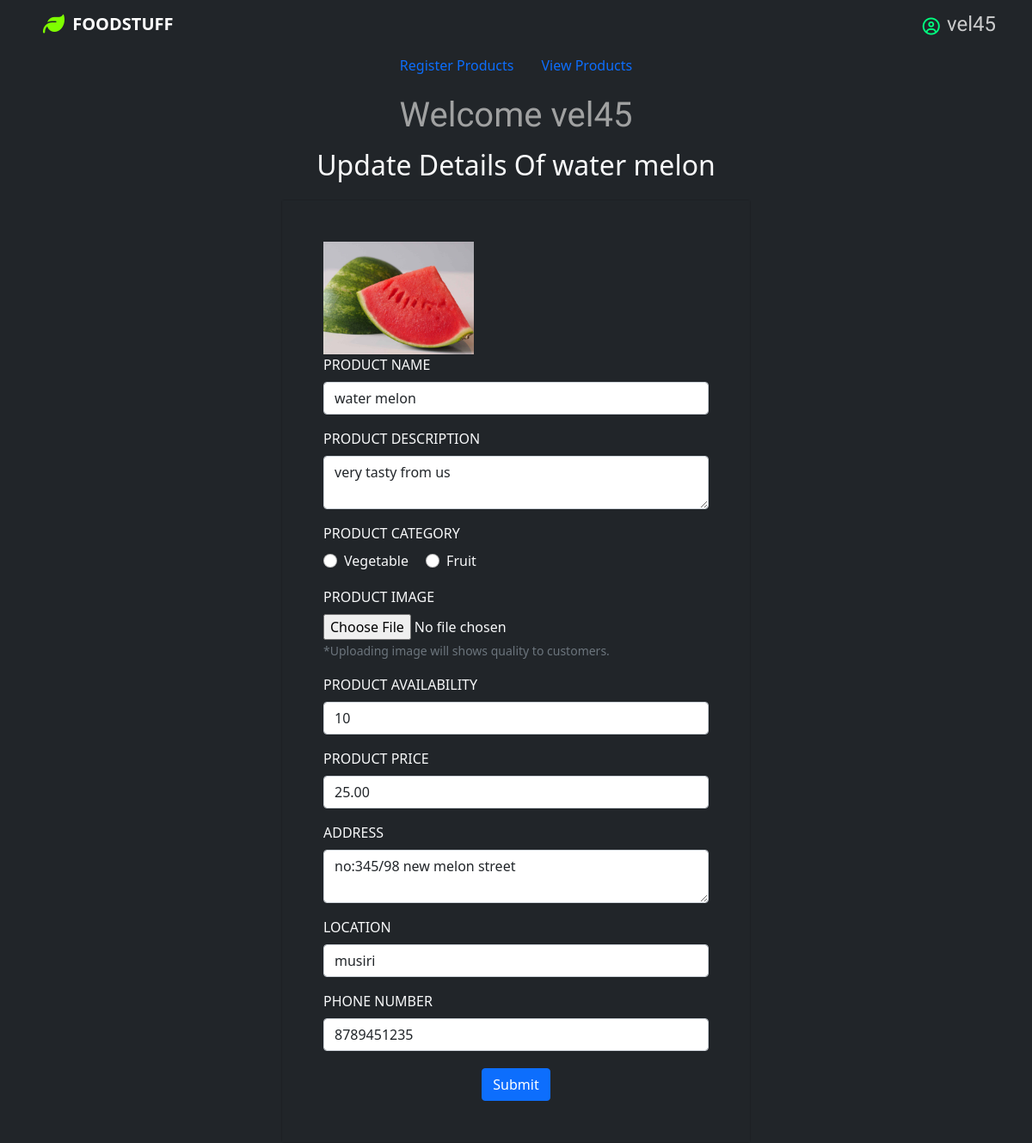
Screenshot of /other_pages/update.php?id=39 (signed in) with the database file from the repository.
### tables this page shows
CREATE TABLE IF NOT EXISTS `fproduct` (
  `pid` int(10) NOT NULL AUTO_INCREMENT,
  `username` varchar(512) NOT NULL,
  `pname` varchar(255) NOT NULL,
  `pdesc` longtext,
  `pcategory` varchar(255) NOT NULL,
  `pimage` varchar(512) DEFAULT NULL,
  `pavailable` int(10) NOT NULL,
  `pprice` decimal(10,2) NOT NULL,
  `paddress` longtext NOT NULL,
  `plocation` varchar(512) NOT NULL,
  `pphoneno` bigint(20) NOT NULL,
  `date` date NOT NULL,
  PRIMARY KEY (`pid`)
);

### other_pages/update.php (the view, shortened to what this page needs)
<?php
require("./phpscripts/db.php");
$name = $_SESSION['userlogin'];
$id = $_GET['id'] ?? null;
$statement = $pdo->prepare("SELECT * FROM fproduct WHERE pid=:id");
$statement->bindValue(":id", $id);
$statement->execute();
$productt = $statement->fetch(PDO::FETCH_ASSOC);
if (isset($_SESSION['userlogin'])) {
    $name = $_SESSION['userlogin'];
}
?>
<!DOCTYPE html>
<html lang="en">
<head>
    <link rel="stylesheet" href="../Assets/css/bootstrap.min.css">
    <link rel="stylesheet" href="productsregistration.css">
</head>
<body class="bg-dark">
    <nav class="navbar navbar-expand-lg navbar-dark bg-dark fixed-top">
        <div class="container">
            <a href="#" class="navbar-brand ms-2 fw-bold" id="brand"><i class="fas fa-leaf fa-lg fa-rotate-190 brandicon"></i>
                FOODSTUFF</a>
            <div id="navbarNav">
                <ul class="navbar-nav ms-auto">
                    <li class="nav-item nedpad">
                        <i class="far fa-user-circle fa-lg" style="color:springgreen;">
                        </i>
                        <a class="fs-4 text-center" id="username1" style="text-decoration: none;">
                            <?php
                            echo "$name";
                            ?>
                        </a>
                    </li>
                </ul>
            </div>
        </div>
    </nav>
    <br>
    <br>
    <ul class="nav justify-content-center p-2 bg-dark text-white subnav">
        <li class="nav-item">
            <a class="nav-link active" href="../other_pages/productsregistration.php">Register Products</a>
        </li>
        <li class="nav-item">
            <a class="nav-link" href="../other_pages/viewprod.php">View Products</a>
        </li>
    </ul>
    <div class="fs-1 text-center pt-0" id="username">
        <span class="text-capitalize">Welcome</span>
        <?php
        echo "$name";
        ?>
    </div>
    <div class="text-light lead text-center">
        <p class="pt-1 lead fs-2 text-captalize">Update Details Of <?php echo $productt['pname'] ?></p>
    </div>
    <div class="container mt-0">
        <div class="row d-flex align-items-center justify-content-center">
            <div class="col-md-6">
                <div class="card bg-dark">
                    <form action=" " method="POST" class="bg-dark text-light p-5" id="product" enctype="multipart/form-data">
                        <?php if ($productt['pimage']) : ?>
                            <img src="<?php echo $productt['pimage'] ?>" alt="product image" srcset="" style="width: 175px;">
                        <?php endif; ?>
                        <div class="mb-3">
                            <label class="form-label">PRODUCT NAME</label>
                            <input type="text" class="form-control" name="pname" value="<?php echo $productt['pname'] ?>" required>
                        </div>
                        <div class="mb-3">
                            <label class="form-label">PRODUCT DESCRIPTION</label>
                            <textarea class="form-control" name="descri"><?php echo $productt['pdesc'] ?></textarea>
                        </div>
                        <div class="mb-3">
                            <label class="form-label">PRODUCT CATEGORY</label> <br>
                            <div class="form-check form-check-inline">
                                <input class="form-check-input" type="radio" name="type" id="type" value="Vegetable" required>
                                <label class="form-check-label" for="type">Vegetable</label>
                            </div>
                            <div class="form-check form-check-inline">
                                <input class="form-check-input" type="radio" name="type" id="type2" value="Fruit" required>
                                <label class="form-check-label" for="type2">Fruit</label>
                            </div>
                        </div>
                        <div class="mb-3">
                            <label class="form-label">PRODUCT IMAGE</label><br>
                            <input type="file" name="image"> <br>
                            <small class="text-muted">*Uploading image will shows quality to customers.</small>
                        </div>
                        <div class="mb-3">
                            <label class="form-label">PRODUCT AVAILABILITY</label>
                            <input type="number" class="form-control" name="aval" minlength="3" maxlength="3" placeholder="takes as KG" value="<?php echo $productt['pavailable'] ?>" required>
                        </div>
                        <div class="mb-3">
                            <label class="form-label">PRODUCT PRICE</label>
                            <input type="number" step=".01" class="form-control" name="price" placeholder="Price Per KG" value="<?php echo $productt['pprice'] ?>" required>
                        </div>
                        <div class="mb-3">
                            <label class="form-label">ADDRESS</label>
                            <textarea id="addr" class="form-control addr" name="address" placeholder="specify only one line of your address" required><?php echo $productt['paddress'] ?></textarea>
                        </div>
                        <div class="mb-3">
                            <label class="form-label">LOCATION</label>
                            <input type="text" class="form-control locate" name="locate" placeholder="Ex: Amoor,Musiri T.K" value="<?php echo $productt['plocation'] ?>" required>
                        </div>
                        <div class="mb-3">
                            <label class="form-label" for="phone">PHONE NUMBER</label> <br>
                            <input type="tel" class="form-control phonenumber" id="phone" name="phone" pattern="[6-9]{1}[0-9]{4}[0-9]{5}" minlength="10" maxlength="10" placeholder="6369499789" value="<?php echo $productt['pphoneno'] ?>" required>
                        </div>
                        <div class="text-center pt-1">
                            <button type="submit" class="btn btn-primary">Submit</button>
                        </div>
                    </form>
                </div>
            </div>
        </div>
    </div>
</body>
</html>

### other_pages/productsregistration.css (style rules this page uses)
#username { font-family: 'Stylish', sans-serif; color: silver; opacity: 0.8; }
#username1 { font-family: 'Stylish', sans-serif; color:whitesmoke; opacity: 0.8; }

### other_pages/update.php (style rules this page uses)
.brandicon { color: chartreuse; }
div i { padding-right: 4px; }

### rows the page displays
fproduct: pname "water melon", pimage (picture), descri "very tasty from us", aval "10", price "25.00", address "no:345/98 new melon street", locate "musiri", phone "8789451235"

### other values shown
$name "vel45"
